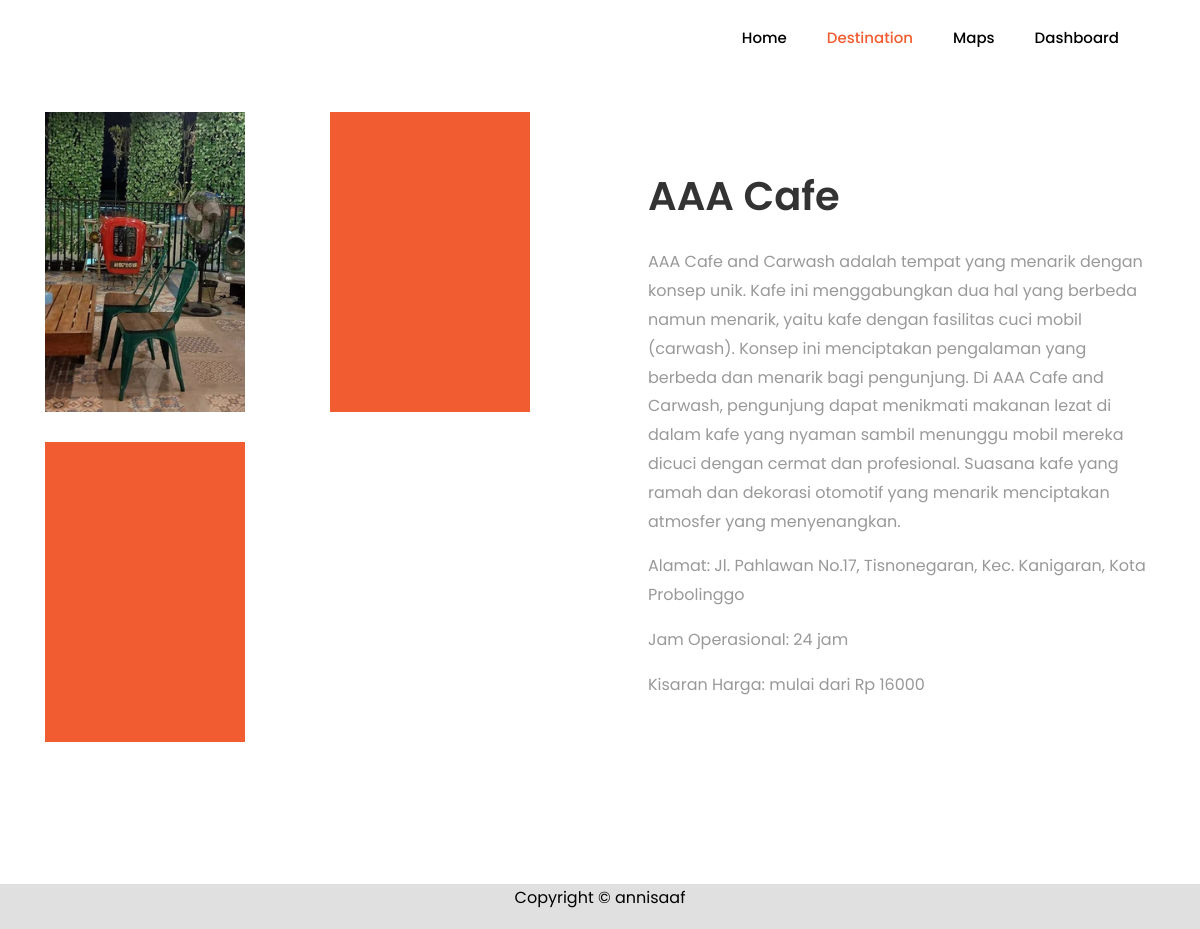
/tugas_akhir/konten/LK00027.php, run on the app's committed database.
### tables this page shows
CREATE TABLE `tb_konten` (
  `id_konten` varchar(255) NOT NULL,
  `id` varchar(255) NOT NULL,
  `deskripsi` longtext NOT NULL,
  `gambar_1` varchar(255) NOT NULL,
  `gambar_2` varchar(255) NOT NULL,
  `gambar_3` varchar(255) NOT NULL,
  `gambar_4` varchar(255) NOT NULL
);

CREATE TABLE `tb_lokasi` (
  `id` varchar(11) NOT NULL,
  `nama` varchar(255) NOT NULL,
  `gambar` varchar(255) NOT NULL,
  `kategori` varchar(255) NOT NULL,
  `lokasi` varchar(999) NOT NULL,
  `rate` varchar(100) NOT NULL,
  `kisaran_harga` varchar(100) NOT NULL,
  `jam_buka` varchar(255) NOT NULL,
  `latitude` varchar(255) NOT NULL,
  `longitude` varchar(255) NOT NULL,
  `redirect_link` varchar(255) NOT NULL
);

### tugas_akhir/konten/LK00027.php (the view, shortened to what this page needs)
<!DOCTYPE html>
<html lang="en">
<head>
	<link rel="stylesheet" href="https://stackpath.bootstrapcdn.com/font-awesome/4.7.0/css/font-awesome.min.css">
	<link rel="stylesheet" href="../css/animate.css">
	<link rel="stylesheet" href="../css/owl.carousel.min.css">
	<link rel="stylesheet" href="../css/owl.theme.default.min.css">
	<link rel="stylesheet" href="../css/magnific-popup.css">
	<link rel="stylesheet" href="../css/bootstrap-datepicker.css">
	<link rel="stylesheet" href="../css/jquery.timepicker.css">
	<link rel="stylesheet" href="../css/flaticon.css">
	<link rel="stylesheet" href="../css/style.css">
</head>
<body>
	<nav class="navbar navbar-expand-lg navbar-dark ftco_navbar bg-dark ftco-navbar-light" id="ftco-navbar">
		<div class="container">
			<div class="collapse navbar-collapse" id="ftco-nav">
				<ul class="navbar-nav ml-auto">
					<li class="nav-item"><a href="/tugas_akhir/index.php" class="nav-link" style="color:black;">Home</a></li>
					<li class="nav-item active"><a href="/tugas_akhir/destination.php" class="nav-link">Destination</a></li>
					<li class="nav-item"><a href="/tugas_akhir/mappings.php" class="nav-link" style="color:black;">Maps</a></li>
					<li class="nav-item"><a href="/tugas_akhir/dashboard-t/aplikasi/admin/dashboard.php" class="nav-link" style="color:black;">Dashboard</a></li>
				</ul>
			</div>
		</div>
	</nav>
    <?php
	include "../koneksi.php";
		$query =  mysqli_query($koneksi, 'SELECT * FROM tb_konten b INNER JOIN tb_lokasi j ON b.id = j.id WHERE b.id = "LK00027"');
		while ($d = mysqli_fetch_assoc($query)) {
	?>
		<section class="ftco-section services-section">
			<div class="container">
				<div class="row d-flex">
					<div class="col-md-6 order-md-last heading-section pl-md-5 ftco-animate d-flex align-items-center">
						<div class="w-100">
							<h2 class="mb-4"><?php echo $d['nama']?></h2>
							<p><?php echo $d['deskripsi']?></p>
							<p>Alamat: <?php echo $d['lokasi']?></p2>
                            <p>Jam Operasional: <?php echo $d['jam_buka']?></p2>
                            <p>Kisaran Harga: mulai dari Rp <?php echo $d['kisaran_harga']?></p2>
						</div>
					</div>
					<div class="col-md-6">
						<div class="row">
							<div class="col-md-12 col-lg-6">
								<div class="services services-1" style="background-image: url(../konten/images/<?php echo $d['gambar_1']; ?>); width:200px;height:300px;"></div>
							</div>
							<div class="col-md-12 col-lg-6">
								<div class="services services-1" style="background-image: url(../konten/images/<?php echo $d['gambar_2']; ?>); width:200px;height:300px;"></div>
							</div>
                            <div class="col-md-12 col-lg-6">
								<div class="services services-1" style="background-image: url(../konten/images/<?php echo $d['gambar_3']; ?>); width:200px;height:300px;"></div>
							</div>
							<div class="col-md-12 col-lg-6">
							</div>
							<?php } ?>
						</div>
					</div>
				</div>
			</div>
		</section>
<footer class="" style="background-color: #E0E0E0;">
	<div class="row">
		<div class="col-md-12 text-center" style="color:black">
			<p>Copyright &copy; annisaaf</a></p>
		</div>
	</div>
</footer>
</body>
</html>

### data on the page
tb_konten: id.nama "AAA Cafe", deskripsi "AAA Cafe and Carwash adalah tempat yang menarik dengan konsep unik. Kafe ini menggabungkan dua hal yang berbeda namun menarik, yaitu kafe dengan fasilitas cuci mobil (carwash). Konsep ini menciptakan pengalaman yang berbeda dan menarik bagi pengunjung. Di AAA Cafe and Carwash, pengunjung dapat menikmati makanan lezat di dalam kafe yang nyaman sambil menunggu mobil mereka dicuci dengan cermat dan profesional. Suasana kafe yang ramah dan dekorasi otomotif yang menarik menciptakan atmosfer yang menyenangkan.", id.lokasi "Jl. Pahlawan No.17, Tisnonegaran, Kec. Kanigaran, Kota Probolinggo", id.jam_buka "24 jam", id.kisaran_harga "16000", gambar_1 (picture)
